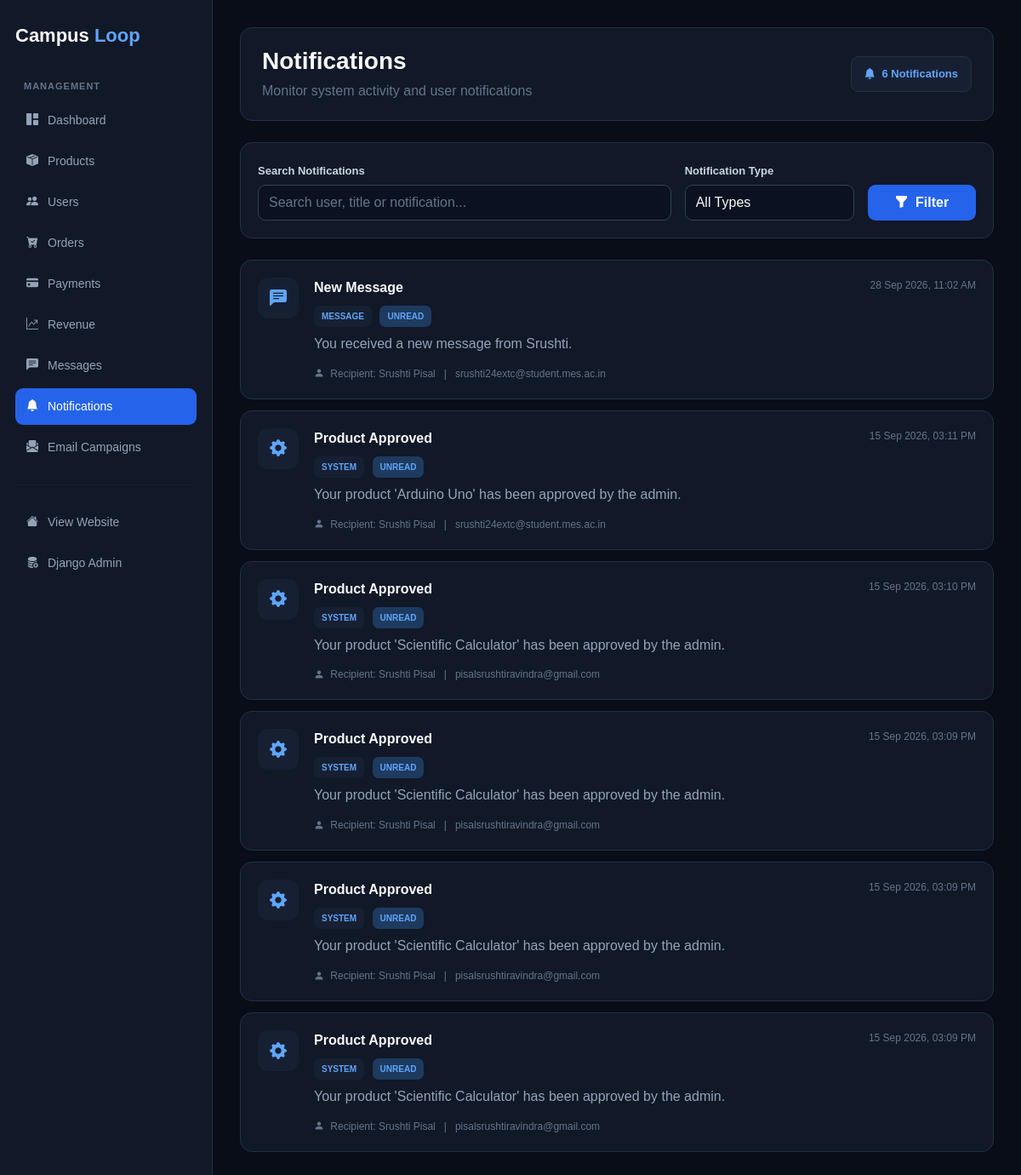
Page /admin-dashboard/notifications/ (signed in) on the committed database.
### notifications/models.py (models this page shows, shortened)
class Notification(models.Model):
    NOTIFICATION_TYPES = (
        ("order", "Order"),
        ("payment", "Payment"),
        ("message", "Message"),
        ("product", "Product"),
        ("system", "System"),
    )
    user = models.ForeignKey(
        settings.AUTH_USER_MODEL,
        on_delete=models.CASCADE,
        related_name="notifications"
    )
    title = models.CharField(
        max_length=200
    )
    message = models.TextField()
    notification_type = models.CharField(
        max_length=20,
        choices=NOTIFICATION_TYPES,
        default="system"
    )
    is_read = models.BooleanField(
        default=False
    )
    created_at = models.DateTimeField(
        auto_now_add=True
    )

### accounts/models.py (models this page shows)
class User(AbstractUser):
    ROLE_CHOICES = (
    ("user", "User"),
    ("admin", "Admin"),
)
    username = None
    email = models.EmailField(
        unique=True
    )
    phone = models.CharField(
        max_length=15,
        blank=True
    )
    college = models.CharField(
        max_length=150,
        blank=True
    )
    role = models.CharField(
    max_length=10,
    choices=ROLE_CHOICES,
    default="user"
)
    objects = UserManager()
    USERNAME_FIELD = "email"
    REQUIRED_FIELDS = []

### core/views.py (the view, shortened to what this page needs)
@staff_member_required
def admin_notifications(request):
    from notifications.models import Notification
    from django.db.models import Q
    notifications_list = (
        Notification.objects
        .select_related("user")
        .order_by("-created_at")
    )
    search = request.GET.get("search", "").strip()
    notification_type = request.GET.get("type", "").strip()
    if notification_type:
        notifications_list = notifications_list.filter(
            notification_type=notification_type
        )
    return render(
        request,
        "admin_notifications.html",
        {
            "notifications_list": notifications_list,
            "search": search,
            "selected_type": notification_type,
        }
    )

### templates/admin_notifications.html (shortened to what this page needs)
<!DOCTYPE html>
<html lang="en">
<head>
    <link
        href="https://cdn.jsdelivr.net/npm/bootstrap@5.3.3/dist/css/bootstrap.min.css"
        rel="stylesheet"
    >
    <link
        href="https://cdn.jsdelivr.net/npm/bootstrap-icons@1.11.3/font/bootstrap-icons.css"
        rel="stylesheet"
    >
</head>
<body>
<div class="sidebar">
    <div class="brand">
        Campus <span>Loop</span>
    </div>
    <div class="sidebar-section">
        Management
    </div>
    <a href="{% url 'admin_dashboard' %}">
        <i class="bi bi-grid-1x2-fill"></i>
        Dashboard
    </a>
    <a href="{% url 'admin_products' %}">
        <i class="bi bi-box-seam-fill"></i>
        Products
    </a>
    <a href="{% url 'admin_users' %}">
        <i class="bi bi-people-fill"></i>
        Users
    </a>
    <a href="{% url 'admin_orders' %}">
        <i class="bi bi-cart-check-fill"></i>
        Orders
    </a>
    <a href="{% url 'admin_payments' %}">
        <i class="bi bi-credit-card-fill"></i>
        Payments
    </a>
    <a href="{% url 'admin_revenue' %}">
        <i class="bi bi-graph-up-arrow"></i>
        Revenue
    </a>
    <a href="{% url 'admin_messages' %}">
        <i class="bi bi-chat-left-text-fill"></i>
        Messages
    </a>
    <a href="{% url 'admin_notifications' %}" class="active">
        <i class="bi bi-bell-fill"></i>
        Notifications
    </a>
    <a href="{% url 'create_campaign' %}">
        <i class="bi bi-envelope-paper-fill"></i>
        Email Campaigns
    </a>
    <hr>
    <a href="{% url 'home' %}">
        <i class="bi bi-house-fill"></i>
        View Website
    </a>
    <a href="/admin/">
        <i class="bi bi-database-fill-gear"></i>
        Django Admin
    </a>
</div>
<div class="main">
    <div class="topbar">
        <div class="d-flex justify-content-between align-items-center">
            <div>
                <h1 class="page-title">
                    Notifications
                </h1>
                <div class="page-subtitle">
                    Monitor system activity and user notifications
                </div>
            </div>
            <div class="notification-count">
                <i class="bi bi-bell-fill me-1"></i>
                {{ notifications_list|length }} Notifications
            </div>
        </div>
    </div>
    <div class="filter-card">
        <form method="GET">
            <div class="row g-3">
                <div class="col-md-7">
                    <label class="form-label">
                        Search Notifications
                    </label>
                    <input
                        type="text"
                        name="search"
                        value="{{ search }}"
                        class="form-control"
                        placeholder="Search user, title or notification..."
                    >
                </div>
                <div class="col-md-3">
                    <label class="form-label">
                        Notification Type
                    </label>
                    <select
                        name="type"
                        class="form-select"
                    >
                        <option value="">
                            All Types
                        </option>
                    </select>
                </div>
                <div class="col-md-2 d-flex align-items-end">
                    <button
                        type="submit"
                        class="btn btn-filter w-100"
                    >
                        <i class="bi bi-funnel-fill me-1"></i>
                        Filter
                    </button>
                </div>
            </div>
        </form>
    </div>
    {% if notifications_list %}
        {% for notification in notifications_list %}
            <div class="notification-card">
                <div class="notification-icon">
                    {% if notification.notification_type == "order" %}
                        <i class="bi bi-cart-check-fill"></i>
                    {% elif notification.notification_type == "payment" %}
                        <i class="bi bi-credit-card-fill"></i>
                    {% elif notification.notification_type == "message" %}
                        <i class="bi bi-chat-left-text-fill"></i>
                    {% elif notification.notification_type == "product" %}
                        <i class="bi bi-box-seam-fill"></i>
                    {% else %}
                        <i class="bi bi-gear-fill"></i>
                    {% endif %}
                </div>
                <div class="notification-body">
                    <div class="notification-header">
                        <div>
                            <div class="notification-title">
                                {{ notification.title }}
                            </div>
                            <span class="type-badge">
                                {{ notification.get_notification_type_display }}
                            </span>
                            {% if notification.is_read %}
                                <span class="read-status read">
                                    Read
                                </span>
                            {% else %}
                                <span class="read-status unread">
                                    Unread
                                </span>
                            {% endif %}
                        </div>
                        <div class="notification-date">
                            {{ notification.created_at|date:"d M Y, h:i A" }}
                        </div>
                    </div>
                    <div class="notification-message">
                        {{ notification.message }}
                    </div>
                    <div class="notification-user">
                        <i class="bi bi-person-fill me-1"></i>
                        Recipient:
                        {% if notification.user.first_name or notification.user.last_name %}
                            {{ notification.user.first_name }}
                            {{ notification.user.last_name }}
                        {% else %}
                            User
                        {% endif %}
                        &nbsp; | &nbsp;
                        {{ notification.user.email }}
                    </div>
                </div>
            </div>
        {% endfor %}
    {% endif %}
</div>
</body>
</html>

### templates/admin_notifications.html (style rules this page uses)
* { box-sizing: border-box; }
html, body { margin: 0; padding: 0; width: 100%; min-height: 100%; }
body { background: #080d18; color: #f8fafc; font-family: Arial, sans-serif; overflow-x: hidden; }
.sidebar { position: fixed; left: 0; top: 0; bottom: 0; width: 250px; background: #111827; border-right: 1px solid #243047; padding: 25px 18px; overflow-y: auto; z-index: 1000; }
.brand { font-size: 22px; font-weight: 700; color: #f8fafc; margin-bottom: 35px; }
.brand span { color: #60a5fa; }
.sidebar-section { color: #64748b; font-size: 11px; font-weight: 700; text-transform: uppercase; letter-spacing: 1px; margin: 22px 10px 10px; }
.sidebar a { display: flex; align-items: center; gap: 11px; color: #94a3b8; text-decoration: none; padding: 11px 13px; margin-bottom: 5px; border-radius: 9px; font-size: 14px; transition: 0.2s ease; }
.sidebar a.active { background: #2563eb; color: white; }
.sidebar hr { border-color: #243047; margin: 22px 0; }
.main { margin-left: 250px; width: calc(100% - 250px); min-height: 100vh; padding: 32px; }
.topbar { background: #111827; border: 1px solid #243047; border-radius: 14px; padding: 22px 25px; margin-bottom: 25px; }
.page-title { color: #f8fafc; font-size: 28px; font-weight: 700; margin: 0; }
.page-subtitle { color: #64748b; margin-top: 6px; }
.notification-count { background: #172033; border: 1px solid #243047; color: #60a5fa; padding: 10px 15px; border-radius: 9px; font-size: 13px; font-weight: 600; white-space: nowrap; }
.filter-card { background: #111827; border: 1px solid #243047; border-radius: 14px; padding: 20px; margin-bottom: 25px; }
.form-label { color: #cbd5e1; font-size: 13px; font-weight: 600; margin-bottom: 7px; }
.form-control, .form-select { background: #0b1120 !important; color: #f8fafc !important; border: 1px solid #334155 !important; border-radius: 9px; min-height: 42px; }
.form-control::placeholder { color: #64748b; }
.form-select option { background: #0b1120; color: #f8fafc; }
.btn-filter { background: #2563eb; border: none; color: white; border-radius: 9px; min-height: 42px; font-weight: 600; }
.notification-card { background: #111827; border: 1px solid #243047; border-radius: 14px; padding: 20px; margin-bottom: 13px; display: flex; gap: 18px; width: 100%; transition: 0.2s ease; }
.notification-icon { width: 48px; min-width: 48px; height: 48px; border-radius: 12px; background: #172033; color: #60a5fa; display: flex; align-items: center; justify-content: center; font-size: 20px; }
.notification-body { flex: 1; min-width: 0; }
.notification-header { display: flex; justify-content: space-between; align-items: flex-start; gap: 20px; }
.notification-title { color: #f8fafc; font-size: 16px; font-weight: 600; }
.notification-message { color: #94a3b8; line-height: 1.55; margin-top: 8px; word-break: break-word; }
.notification-user { color: #64748b; font-size: 12px; margin-top: 13px; word-break: break-word; }
.notification-date { color: #64748b; font-size: 12px; white-space: nowrap; }
.type-badge, .read-status { display: inline-block; padding: 5px 9px; border-radius: 7px; font-size: 10px; font-weight: 600; text-transform: uppercase; margin-top: 9px; }
.type-badge { background: #172033; color: #60a5fa; }
.read-status { margin-left: 5px; }
.unread { background: #1e3a5f; color: #60a5fa; }

### rows in the picture
Notification: title "New Message", notification_type "MESSAGE", is_read "UNREAD", created_at "28 Sep 2026, 11:02 AM", message "You received a new message from Srushti.", user.first_name "Srushti", user.last_name "Pisal", user.email "srushti24extc@student.mes.ac.in"
Notification: title "Product Approved", notification_type "SYSTEM", is_read "UNREAD", created_at "15 Sep 2026, 03:11 PM", message "Your product 'Arduino Uno' has been approved by the admin.", user.first_name "Srushti", user.last_name "Pisal", user.email "srushti24extc@student.mes.ac.in"
Notification: title "Product Approved", notification_type "SYSTEM", is_read "UNREAD", created_at "15 Sep 2026, 03:10 PM", message "Your product 'Scientific Calculator' has been approved by the admin.", user.first_name "Srushti", user.last_name "Pisal", user.email "pisalsrushtiravindra@gmail.com"
Notification: title "Product Approved", notification_type "SYSTEM", is_read "UNREAD", created_at "15 Sep 2026, 03:09 PM", message "Your product 'Scientific Calculator' has been approved by the admin.", user.first_name "Srushti", user.last_name "Pisal", user.email "pisalsrushtiravindra@gmail.com"
Notification: title "Product Approved", notification_type "SYSTEM", is_read "UNREAD", created_at "15 Sep 2026, 03:09 PM", message "Your product 'Scientific Calculator' has been approved by the admin.", user.first_name "Srushti", user.last_name "Pisal", user.email "pisalsrushtiravindra@gmail.com"
Notification: title "Product Approved", notification_type "SYSTEM", is_read "UNREAD", created_at "15 Sep 2026, 03:09 PM", message "Your product 'Scientific Calculator' has been approved by the admin.", user.first_name "Srushti", user.last_name "Pisal", user.email "pisalsrushtiravindra@gmail.com"

### other values in the picture
{{ notifications_list|length }} "6"
